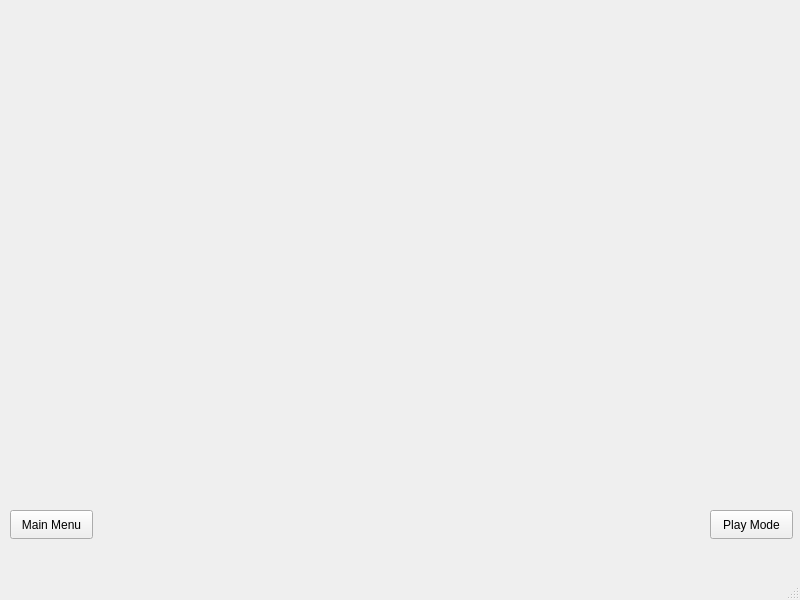
<?xml version="1.0" encoding="UTF-8"?>
<ui version="4.0">
 <class>LearnWindow</class>
 <widget class="QMainWindow" name="LearnWindow">
  <property name="geometry">
   <rect>
    <x>0</x>
    <y>0</y>
    <width>800</width>
    <height>600</height>
   </rect>
  </property>
  <property name="windowTitle">
   <string>MainWindow</string>
  </property>
  <widget class="QWidget" name="centralwidget">
   <widget class="QPushButton" name="mainPushButton">
    <property name="geometry">
     <rect>
      <x>10</x>
      <y>510</y>
      <width>83</width>
      <height>29</height>
     </rect>
    </property>
    <property name="text">
     <string>Main Menu</string>
    </property>
   </widget>
   <widget class="QPushButton" name="playPushButton">
    <property name="geometry">
     <rect>
      <x>710</x>
      <y>510</y>
      <width>83</width>
      <height>29</height>
     </rect>
    </property>
    <property name="text">
     <string>Play Mode</string>
    </property>
   </widget>
  </widget>
  <widget class="QMenuBar" name="menubar">
   <property name="geometry">
    <rect>
     <x>0</x>
     <y>0</y>
     <width>800</width>
     <height>25</height>
    </rect>
   </property>
  </widget>
  <widget class="QStatusBar" name="statusbar"/>
 </widget>
 <resources/>
 <connections/>
</ui>
